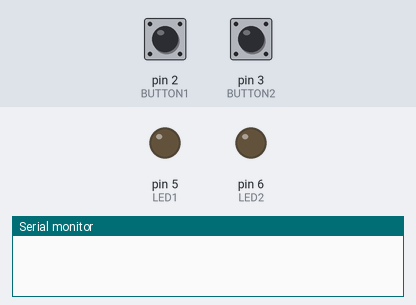
This sketch was run on a simulated Arduino Uno, built with avr-gcc and run on an emulated ATmega328P. Parts: output pins drawn as LEDs (lit = HIGH), the last lines printed to the serial monitor. The inputs (shaded band) are chosen by the test bench; at power-on: pin 3 (BUTTON2) HIGH, pin 2 (BUTTON1) LOW.

Above: at 1.2 s.
1.3 s: pin 3 (BUTTON2) pulled LOW for 0.15 s
At 2.0 s:
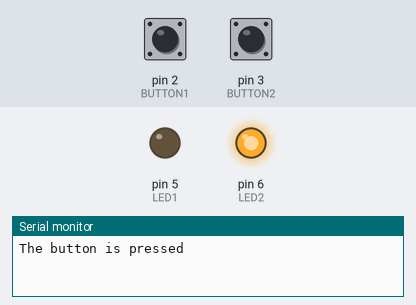
2.9 s: pin 2 (BUTTON1) pulled HIGH for 0.15 s
At 2.97 s:
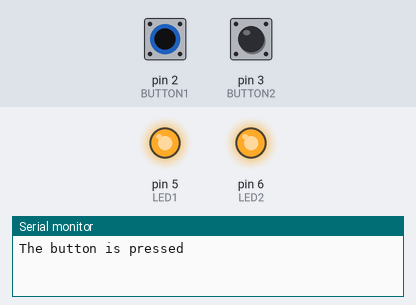
4.5 s: pin 2 (BUTTON1) pulled HIGH for 3.2 s
At 8.1 s:
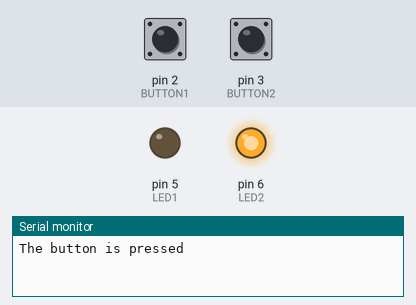
9.2 s: pin 3 (BUTTON2) pulled LOW for 1 s
At 10.4 s:
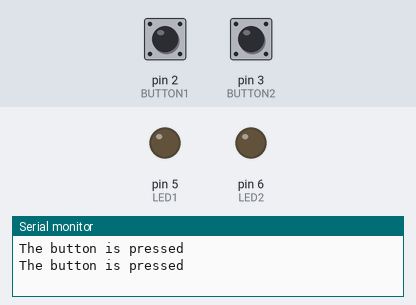
11.7 s: pin 2 (BUTTON1) pulled HIGH for 1 s
At 12.3 s:
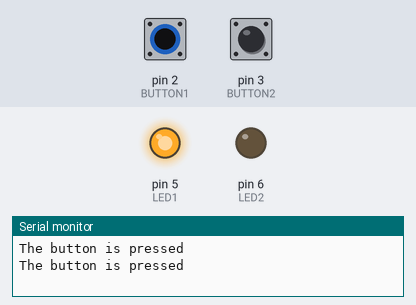
Timing chart, 0 to 14.7 s (numbered marks = the images above; inputs shaded):
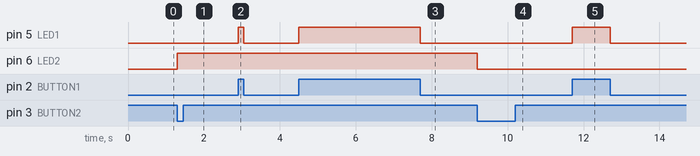

Measured:
- after the input at 1.3 s, pin 6 (LED2): LOW → HIGH at once
- after the input at 2.9 s, pin 5 (LED1): LOW → HIGH at once, → LOW 0.15 s later
- after the input at 4.5 s, pin 5 (LED1): LOW → HIGH at once, → LOW 3.2 s later
- after the input at 9.2 s, pin 6 (LED2): HIGH → LOW at once
- after the input at 11.7 s, pin 5 (LED1): LOW → HIGH at once, → LOW 1.0 s later

The sketch:

03_ButtontoLED.ino
```cpp
const int BUTTON1 = 2;
const int BUTTON2 = 3;
const int LED1 = 5;
const int LED2 = 6;
int BUTTONstate1 = 0;
int BUTTONstate2 = 0;

int ledState = LOW;     // the current state of LED
int lastButtonState;    // the previous state of button
int currentButtonState; // the current state of button


void setup(){
  pinMode(BUTTON1, INPUT);
  pinMode(BUTTON2, INPUT);
  pinMode(LED1, OUTPUT);
  pinMode(LED2, OUTPUT);

  Serial.begin(9600);             // initialize serial
  pinMode(BUTTON2, INPUT_PULLUP); // set arduino pin to input pull-up mode
  pinMode(LED2, OUTPUT);          // set arduino pin to output mode

  currentButtonState = digitalRead(BUTTON2);
}

void loop(){
  BUTTONstate1 = digitalRead(BUTTON1);
  if (BUTTONstate1 == HIGH)
  {
    digitalWrite(LED1, HIGH);
  }
  else{
    digitalWrite(LED1, LOW);
  }

  BUTTONstate2 = digitalRead(BUTTON2);
  lastButtonState    = currentButtonState;      // save the last state
  currentButtonState = digitalRead(BUTTON2);    // read new state

  if(lastButtonState == HIGH && currentButtonState == LOW){
    Serial.println("The button is pressed");
    // toggle state of LED
    ledState = !ledState;

    // control LED arccoding to the toggled state
    digitalWrite(LED2, ledState);
  }
}
```
